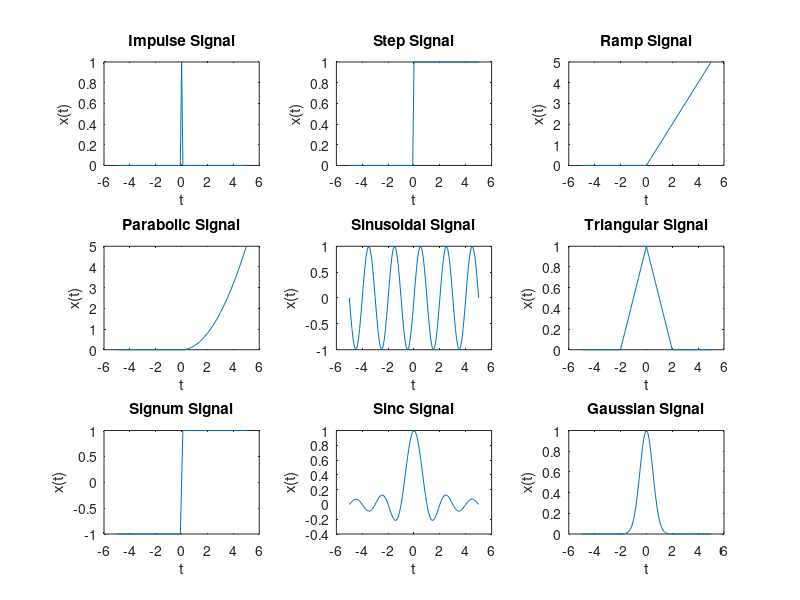

This chart was generated by the following MATLAB code:
% Define the time vector
tmin=-5; dt=0.1; tmax=5; 
t=tmin:dt:tmax;

% ------------------- Unit Impulse Signal -------------------
x1=1; x2=0;
x=x1.*(t==0)+x2.*(t~=0); % Delta function approximation
subplot(3,3,1);plot(t,x);
xlabel('t');ylabel('x(t)');title('Impulse Signal');

% ------------------- Unit Step Signal -------------------
x1=1; x2=0;
x=x1.*(t>=0)+x2.*(t<0); % Heaviside step function
subplot(3,3,2);plot(t,x);
xlabel('t');ylabel('x(t)');title('Step Signal');

% ------------------- Unit Ramp Signal -------------------
x1=t; x2=0;
x=x1.*(t>=0)+x2.*(t<0); % Linearly increasing from t=0
subplot(3,3,3);plot(t,x);
xlabel('t');ylabel('x(t)');title('Ramp Signal');

% ------------------- Parabolic Signal -------------------
A=0.4;
x1=(A*(t.^2))/2; x2=0;
x=x1.*(t>=0)+x2.*(t<0); % Quadratic function starting at t=0
subplot(3,3,4);plot(t,x);
xlabel('t');ylabel('x(t)');title('Parabolic Signal');

% ------------------- Sinusoidal Signal -------------------
T=2;
F=1/T;
x=sin(2*pi*F*t); % Standard sine wave
subplot(3,3,5);plot(t,x);
xlabel('t');ylabel('x(t)');title('Sinusoidal Signal');

% ------------------- Triangular Signal -------------------
a=2;
x1=1-abs(t)/a; x2=0;
x=x1.*(abs(t)<=a)+x2.*(abs(t)>=a); % Triangular shape centered at 0
subplot(3,3,6);plot(t,x);
xlabel('t');ylabel('x(t)');title('Triangular Signal');

% ------------------- Signum Signal -------------------
x1=1; x2=0; x3=-1;
x=x1.*(t>0)+x2.*(t==0)+x3.*(t<0); % Sign function
subplot(3,3,7);plot(t,x);
xlabel('t');ylabel('x(t)');title('Signum Signal');

% ------------------- Sinc Signal -------------------
tmin=-5;dt=0.1;tmax=5; 
t=tmin:dt:tmax; 
x=sinc(t); % sinc(t) = sin(pi*t)/(pi*t)
subplot(3,3,8);plot(t,x);
xlabel('t');ylabel('x(t)');title('Sinc Signal');

% ------------------- Gaussian Signal -------------------
a=2;
x=exp(-a.*(t.^2)); % Gaussian bell curve
subplot(3,3,9);plot(t,x);
xlabel('t');ylabel('x(t)');title('Gaussian Signal');


